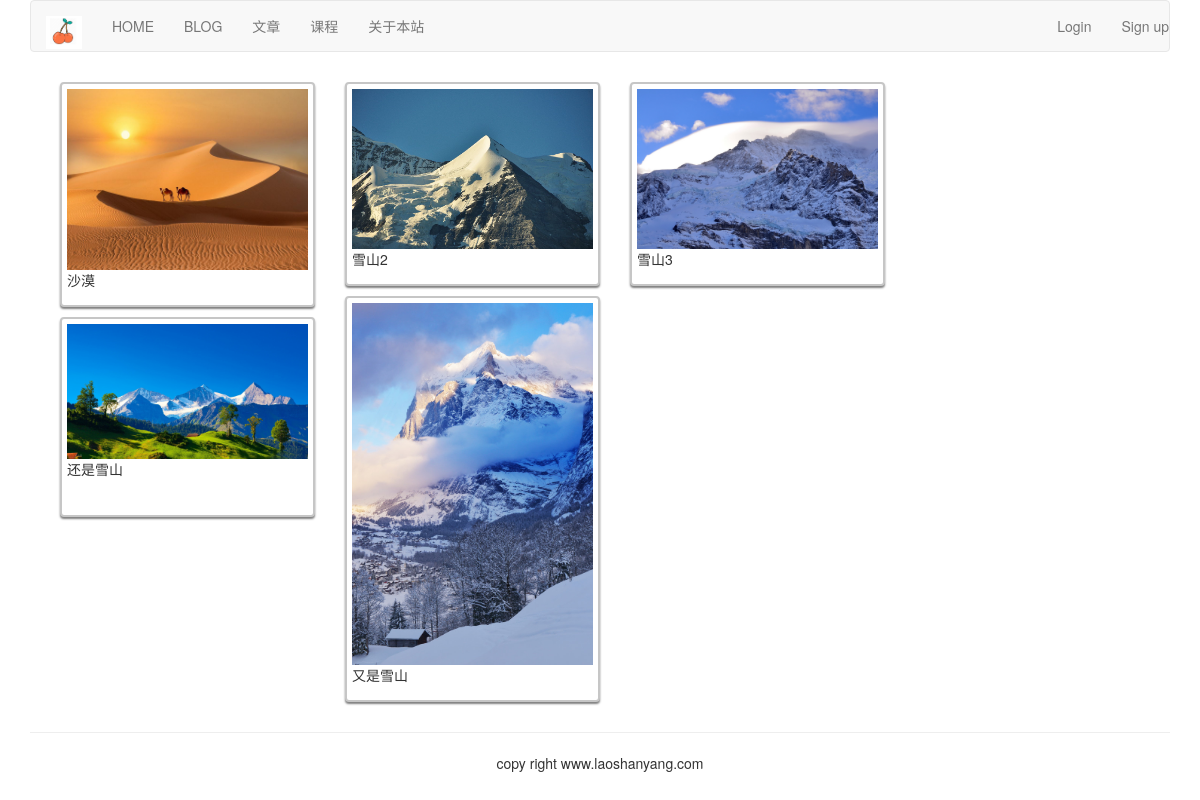
/image/falls_images, run on the app's committed database.
### image/models.py (models this page shows, shortened)
class Image(models.Model):
    user = models.ForeignKey(User, related_name='images', on_delete=models.CASCADE)
    title = models.CharField(max_length=300)
    url = models.URLField(max_length=300)
    slug = models.SlugField(max_length=300, blank=True)
    description = models.TextField()
    created = models.DateField(auto_now_add=True, db_index=True)
    image = models.ImageField(upload_to='images/%Y/%m/%d')

### image/views.py (the view)
# urls.py: path('falls_images', views.falls_images, name='falls_images'),
def falls_images(request):
    images=Image.objects.all()
    return render(request,'image/falls_images.html',{'images':images})

### templates/image/falls_images.html (shortened to what this page needs)
{% extends 'base.html' %}
{% load staticfiles %}
{% block content %}
    <div class="container">
        <link rel="stylesheet" href="{% static 'css/mansory-style.css' %}"/>
        <div id="my-gallery-container">
            {% for image in images %}
                <div class="falls_item h200" data-order="{{ image.id }}">
                    <a href="javascrit:void(0)" onclick="displayimage('{{ image.user }}','{{ image.title }}',
                            '{{ image.image.url }}','{{ image.description }}','{{ request.get_host }}')">
                        <img src="{{ image.image.url }}">
                    </a>
                    <p>{{ image.title }}</p>
                </div>
            {% endfor %}
        </div>
    </div>
{% endblock %}

### static/css/mansory-style.css (style rules this page uses)
#my-gallery-container { background-color: #ededed; }
.falls_item { border: #c6c6c6 2px solid; width: 100%; background-color: white; min-height: 100px; padding: 5px; margin: 10px 0px; box-shadow: rgba(0, 0, 0, 0.5) 0px 2px 2px; border-radius: 4px; }
.falls_item.h200 { width: 100%; min-height: 200px; }
.falls_item img { max-width: 100%; }

### data on the page
Image: image (picture), title "沙漠"
Image: image (picture), title "雪山2"
Image: image (picture), title "雪山3"
Image: image (picture), title "还是雪山"
Image: image (picture), title "又是雪山"
